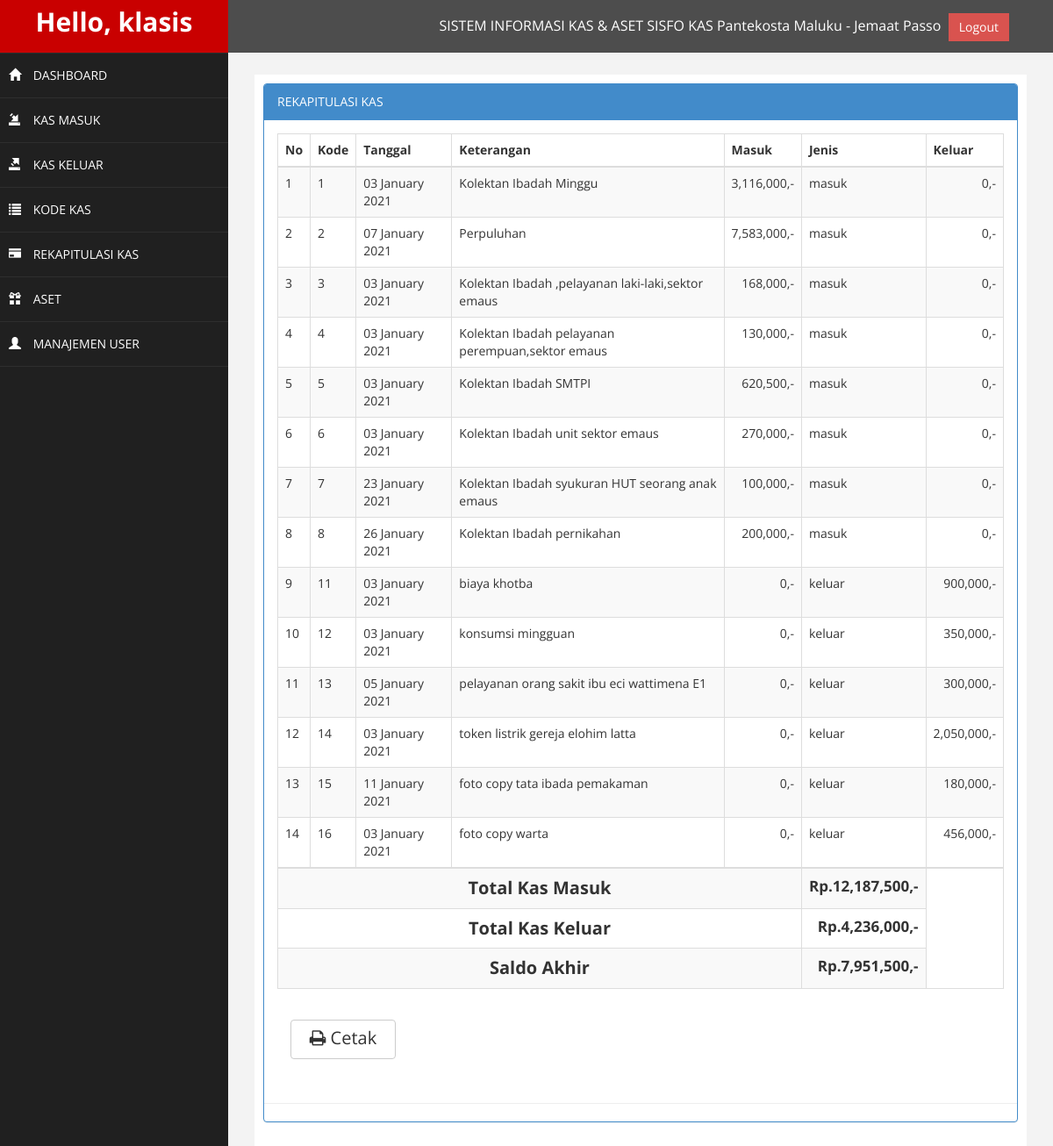
/halaman_admin.php?page=rekap (signed in), run on the app's committed database.
### tables this page shows
CREATE TABLE `kas` (
  `kode` int(11) NOT NULL,
  `keterangan` varchar(100) NOT NULL,
  `tgl` date NOT NULL,
  `jumlah` int(10) NOT NULL,
  `jenis` varchar(20) NOT NULL,
  `keluar` int(20) NOT NULL
);

### page/rekap/rekap.php (the view)
<div class="row">
                <div class="col-md-12">
                    <div class="panel panel-primary">
                        <div class="panel-heading">
                             REKAPITULASI KAS
                        </div>
                        <div class="panel-body">
                            <div class="table-responsive">
                                <table class="table table-striped table-bordered table-hover" id="dataTables-example">
                                    <thead>
                                        <tr>
                                            <th>No</th>
                                            <th>Kode</th>
                                            <th>Tanggal</th>
                                            <th>Keterangan</th>
                                            <th>Masuk</th>
                                            <th>Jenis</th>
                                            <th>Keluar</th>
                                        </tr>
                                    </thead>
                                    <tbody>
                                        <?php
                                        $no = 1;
                                        $sql = $koneksi-> query("select * from kas");
                                        while ($data=$sql-> fetch_assoc()){
                                        ?>
                                        <tr class="odd gradeX">
                                            <td><?php echo $no++ ?></td>
                                            <td><?php echo $data['kode']; ?></td>
                                            <td><?php echo date('d F Y', strtotime($data['tgl'])); ?></td>
                                            <td><?php echo $data['keterangan']; ?></td>
                                            <td align="right"><?php echo number_format($data['jumlah']).",-"; ?></td>
                                            <td><?php echo $data['jenis']; ?></td>
                                            <td align="right"><?php echo number_format($data['keluar']).",-"; ?></td>
                                        </tr>
                                        <?php
                                            $total=$total+$data['jumlah'];
                                            $total_keluar=$total_keluar+$data['keluar'];
                                            $saldo_akhir = $total-$total_keluar;
                                            }
                                        ?>
                                    </tbody>
                                        <tr>
                                            <th colspan="5" style="text-align: center; font-size: 20px">Total Kas Masuk</th>
                                            <th style="text-align: right; font-size: 17px"><?php echo"Rp." .number_format($total).",-";?></th>
                                        </tr>
                                        <tr>
                                            <th colspan="5" style="text-align: center; font-size: 20px">Total Kas Keluar</th>
                                            <th style="text-align: right; font-size: 17px"><?php echo"Rp." .number_format($total_keluar).",-";?></th>
                                        </tr>
                                        <tr>
                                            <th colspan="5" style="text-align: center; font-size: 20px">Saldo Akhir</th>
                                            <th style="text-align: right; font-size: 17px"><?php echo"Rp." .number_format($saldo_akhir).",-";?></th>
                                        </tr>
                                </table>
                                <div class="panel-body">
                                <a href="./laporan/laporan_rekapitulasi.php" target="blank" class="btn btn-default" style="margin-top: 0px; height: 45px; width: 120px; font-size: 20px;"><i class="fa fa-print"></i> Cetak</a>
                            </div>

### assets/css/custom.css (style rules this page uses)
body { font-family: 'Open Sans', sans-serif; }

### data on the page
kas: kode "1", tgl "03 January 2021", keterangan "Kolektan Ibadah Minggu", jumlah "3,116,000", jenis "masuk", keluar "0"
kas: kode "2", tgl "07 January 2021", keterangan "Perpuluhan", jumlah "7,583,000", jenis "masuk", keluar "0"
kas: kode "3", tgl "03 January 2021", keterangan "Kolektan Ibadah ,pelayanan laki-laki,sektor emaus", jumlah "168,000", jenis "masuk", keluar "0"
kas: kode "4", tgl "03 January 2021", keterangan "Kolektan Ibadah pelayanan perempuan,sektor emaus", jumlah "130,000", jenis "masuk", keluar "0"
kas: kode "5", tgl "03 January 2021", keterangan "Kolektan Ibadah SMTPI", jumlah "620,500", jenis "masuk", keluar "0"
kas: kode "6", tgl "03 January 2021", keterangan "Kolektan Ibadah unit sektor emaus", jumlah "270,000", jenis "masuk", keluar "0"
kas: kode "7", tgl "23 January 2021", keterangan "Kolektan Ibadah syukuran HUT seorang anak emaus", jumlah "100,000", jenis "masuk", keluar "0"
kas: kode "8", tgl "26 January 2021", keterangan "Kolektan Ibadah pernikahan", jumlah "200,000", jenis "masuk", keluar "0"
kas: kode "11", tgl "03 January 2021", keterangan "biaya khotba", jumlah "0", jenis "keluar", keluar "900,000"
kas: kode "12", tgl "03 January 2021", keterangan "konsumsi mingguan", jumlah "0", jenis "keluar", keluar "350,000"
kas: kode "13", tgl "05 January 2021", keterangan "pelayanan orang sakit ibu eci wattimena E1", jumlah "0", jenis "keluar", keluar "300,000"
kas: kode "14", tgl "03 January 2021", keterangan "token listrik gereja elohim latta", jumlah "0", jenis "keluar", keluar "2,050,000"
kas: kode "15", tgl "11 January 2021", keterangan "foto copy tata ibada pemakaman", jumlah "0", jenis "keluar", keluar "180,000"
kas: kode "16", tgl "03 January 2021", keterangan "foto copy warta", jumlah "0", jenis "keluar", keluar "456,000"

### other printed values
$_SESSION['username'] "klasis"
$total "12,187,500"
$total_keluar "4,236,000"
$saldo_akhir "7,951,500"
